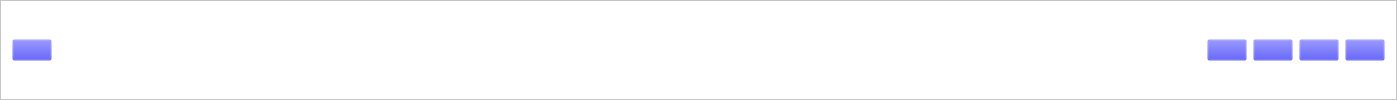
     <widget class="QFrame" name="frameSuperior">
      <property name="styleSheet">
       <string notr="true">QFrame{
	background-color: #fefffe;
}

QPushButton{
background-color:#000000ff;

}

QPushButton:hover{
background-color: #35795c;
border-radius:5px;
}</string>
      </property>
      <property name="frameShape">
       <enum>QFrame::StyledPanel</enum>
      </property>
      <property name="frameShadow">
       <enum>QFrame::Raised</enum>
      </property>
      <layout class="QHBoxLayout" name="horizontalLayout">
       <item>
        <widget class="QPushButton" name="btnRegresar">
         <property name="text">
          <string/>
         </property>
         <property name="icon">
          <iconset>
           <normaloff>Imagenes/logoRegresar.png</normaloff>Imagenes/logoRegresar.png</iconset>
         </property>
         <property name="iconSize">
          <size>
           <width>32</width>
           <height>32</height>
          </size>
         </property>
        </widget>
       </item>
       <item>
        <spacer name="horizontalSpacer">
         <property name="orientation">
          <enum>Qt::Horizontal</enum>
         </property>
         <property name="sizeHint" stdset="0">
          <size>
           <width>1149</width>
           <height>20</height>
          </size>
         </property>
        </spacer>
       </item>
       <item>
        <widget class="QPushButton" name="btnMinimizar">
         <property name="text">
          <string/>
         </property>
         <property name="icon">
          <iconset>
           <normaloff>Imagenes/menos.png</normaloff>Imagenes/menos.png</iconset>
         </property>
         <property name="iconSize">
          <size>
           <width>32</width>
           <height>32</height>
          </size>
         </property>
        </widget>
       </item>
       <item>
        <widget class="QPushButton" name="btnNormalizar">
         <property name="text">
          <string/>
         </property>
         <property name="icon">
          <iconset>
           <normaloff>Imagenes/maximizar.png</normaloff>Imagenes/maximizar.png</iconset>
         </property>
         <property name="iconSize">
          <size>
           <width>32</width>
           <height>32</height>
          </size>
         </property>
        </widget>
       </item>
       <item>
        <widget class="QPushButton" name="btnMaximizar">
         <property name="text">
          <string/>
         </property>
         <property name="icon">
          <iconset>
           <normaloff>Imagenes/maximizar.png</normaloff>Imagenes/maximizar.png</iconset>
         </property>
         <property name="iconSize">
          <size>
           <width>32</width>
           <height>32</height>
          </size>
         </property>
        </widget>
       </item>
       <item>
        <widget class="QPushButton" name="btnCerrar">
         <property name="text">
          <string/>
         </property>
         <property name="icon">
          <iconset>
           <normaloff>Imagenes/boton-de-cierre.png</normaloff>Imagenes/boton-de-cierre.png</iconset>
         </property>
         <property name="iconSize">
          <size>
           <width>32</width>
           <height>32</height>
          </size>
         </property>
        </widget>
       </item>
      </layout>
     </widget>
